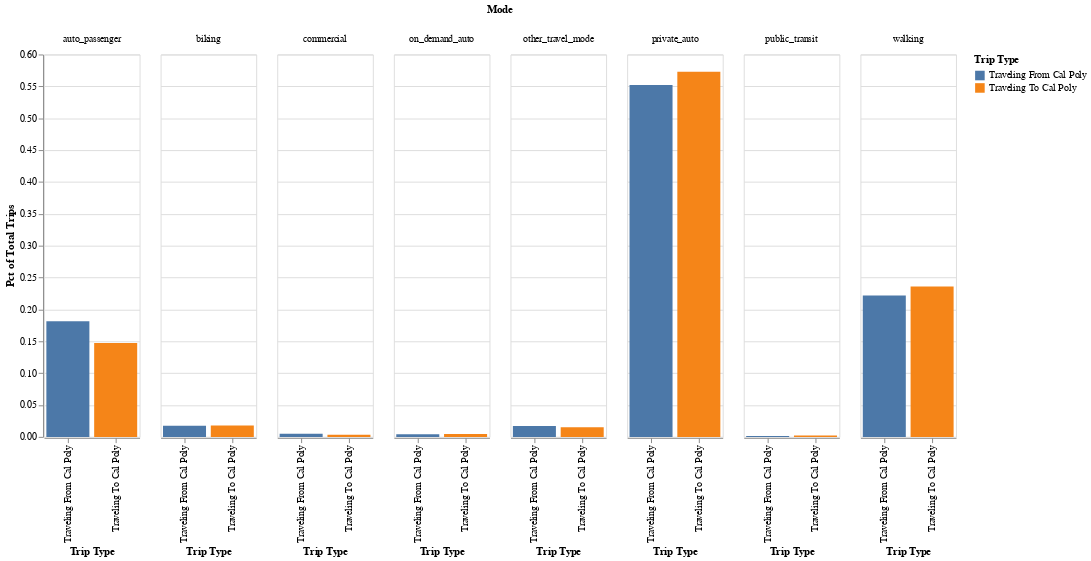

The code cell stored with this chart in its notebook:
### Code cell
alt.Chart(modes_breakdown).mark_bar().encode(
    x=alt.X('df_name:O', title ="Trip Type"),
    y= alt.Y('pct_trips:Q', title="Pct of Total Trips"),
    color=alt.Color('df_name:N', legend=alt.Legend(title='Trip Type')),
    column= alt.Column('mode:N', title="Mode")
).properties(width = 100, height = 400)

### Figure 1 — Vega-Lite specification as saved in the notebook (floating-point values rounded to 4 significant figures)
{"config": {"view": {"continuousWidth": 300, "continuousHeight": 300}}, "data": {"name": "data-fe6d31c4ee54645b4e7a363dc1e5f8c7"}, "mark": {"type": "bar"}, "encoding": {"color": {"field": "df_name", "legend": {"title": "Trip Type"}, "type": "nominal"}, "column": {"field": "mode", "title": "Mode", "type": "nominal"}, "x": {"field": "df_name", "title": "Trip Type", "type": "ordinal"}, "y": {"field": "pct_trips", "title": "Pct of Total Trips", "type": "quantitative"}}, "height": 400, "width": 100, "$schema": "https://vega.github.io/schema/vega-lite/v5.20.1.json", "datasets": {"data-fe6d31c4ee54645b4e7a363dc1e5f8c7": [{"df_name": "Traveling To Cal Poly", "mode": "commercial", "pct_trips": 0.003422, "total_trips": 57}, {"df_name": "Traveling To Cal Poly", "mode": "auto_passenger", "pct_trips": 0.1475, "total_trips": 2457}, {"df_name": "Traveling To Cal Poly", "mode": "private_auto", "pct_trips": 0.573, "total_trips": 9544}, {"df_name": "Traveling To Cal Poly", "mode": "walking", "pct_trips": 0.2361, "total_trips": 3933}, {"df_name": "Traveling To Cal Poly", "mode": "on_demand_auto", "pct_trips": 0.004503, "total_trips": 75}, {"df_name": "Traveling To Cal Poly", "mode": "public_transit", "pct_trips": 0.002221, "total_trips": 37}, {"df_name": "Traveling To Cal Poly", "mode": "other_travel_mode", "pct_trips": 0.01525, "total_trips": 254}, {"df_name": "Traveling To Cal Poly", "mode": "biking", "pct_trips": 0.01801, "total_trips": 300}, {"df_name": "Traveling From Cal Poly", "mode": "commercial", "pct_trips": 0.004873, "total_trips": 81}, {"df_name": "Traveling From Cal Poly", "mode": "auto_passenger", "pct_trips": 0.1813, "total_trips": 3014}, {"df_name": "Traveling From Cal Poly", "mode": "private_auto", "pct_trips": 0.5522, "total_trips": 9179}, {"df_name": "Traveling From Cal Poly", "mode": "walking", "pct_trips": 0.2217, "total_trips": 3686}, {"df_name": "Traveling From Cal Poly", "mode": "public_transit", "pct_trips": 0.001323, "total_trips": 22}, {"df_name": "Traveling From Cal Poly", "mode": "other_travel_mode", "pct_trips": 0.01708, "total_trips": 284}, {"df_name": "Traveling From Cal Poly", "mode": "on_demand_auto", "pct_trips": 0.004091, "total_trips": 68}, {"df_name": "Traveling From Cal Poly", "mode": "biking", "pct_trips": 0.01739, "total_trips": 289}]}}
